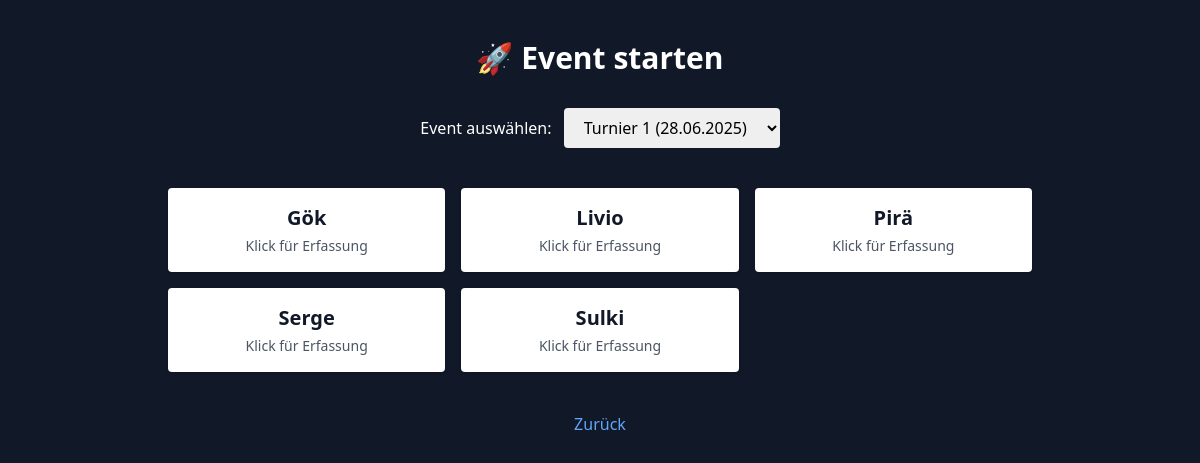
Screenshot of /event/start?event_id=1 with the database file from the repository.
### app/models.py (models this page shows)
class TeilnehmerEvent(db.Model):
    id = db.Column(db.Integer, primary_key=True)
    event_id = db.Column(db.Integer, db.ForeignKey('event.id'), nullable=False)
    teilnehmer_id = db.Column(db.Integer, db.ForeignKey('teilnehmer.id'), nullable=False)
    bezahlt_status = db.Column(db.String(20), default="offen", nullable=False)
    event = db.relationship("Event", backref="teilnehmerzuordnung")
    teilnehmer = db.relationship("Teilnehmer", backref="events")

class Teilnehmer(db.Model):
    id = db.Column(db.Integer, primary_key=True)
    name = db.Column(db.String(100), nullable=False)

### app/routes.py (the view)
@app.route("/event/start", methods=["GET", "POST"])
def event_start():
    events = Event.query.order_by(Event.datum.desc()).all()
    selected_event_id = request.args.get("event_id", type=int)
    teilnehmer_liste = []
    if selected_event_id:
        teilnehmer_liste = (
            db.session.query(TeilnehmerEvent)
            .filter_by(event_id=selected_event_id)
            .join(Teilnehmer)
            .order_by(Teilnehmer.name)
            .all()
        )
    return render_template(
        "event_start.html",
        events=events,
        selected_event_id=selected_event_id,
        teilnehmer_liste=teilnehmer_liste
    )

### app/templates/event_start.html (shortened to what this page needs)
<!DOCTYPE html>
<html lang="de">
<head>
    <script src="https://cdn.tailwindcss.com"></script>
</head>
<body class="bg-gray-900 text-white min-h-screen">
<div class="max-w-4xl mx-auto px-4 py-10">
    <h1 class="text-3xl font-bold text-center mb-8">🚀 Event starten</h1>
    <form method="get" action="{{ url_for('event_start') }}" class="mb-10 text-center">
        <label for="event_id" class="mr-2">Event auswählen:</label>
        <select name="event_id" id="event_id" onchange="this.form.submit()"
                class="px-4 py-2 rounded text-black">
            {% for e in events %}
                <option value="{{ e.id }}" {% if selected_event_id == e.id %}selected{% endif %}>
                    {{ e.name }} ({{ e.datum.strftime('%d.%m.%Y') }})
                </option>
            {% endfor %}
        </select>
    </form>
    {% if teilnehmer_liste %}
        <div class="grid grid-cols-1 sm:grid-cols-2 md:grid-cols-3 gap-4">
            {% for eintrag in teilnehmer_liste %}
                <a href="{{ url_for('verkauf', teilnehmer_event_id=eintrag.id) }}"
                   class="bg-white text-gray-900 p-4 rounded shadow hover:bg-blue-100 transition text-center">
                    <div class="text-xl font-semibold">{{ eintrag.teilnehmer.name }}</div>
                    <div class="text-sm text-gray-600 mt-1">Klick für Erfassung</div>
                </a>
            {% endfor %}
        </div>
    {% elif selected_event_id %}
        <p class="text-center text-gray-400">Keine Teilnehmer für dieses Event zugewiesen.</p>
    {% endif %}
    <div class="mt-10 text-center">
        <a href="{{ url_for('events_dashboard') }}" class="text-blue-400 hover:underline">Zurück</a>
    </div>
</div>
</body>
</html>

### rows the page displays
TeilnehmerEvent: teilnehmer.name "Gök"
TeilnehmerEvent: teilnehmer.name "Livio"
TeilnehmerEvent: teilnehmer.name "Pirä"
TeilnehmerEvent: teilnehmer.name "Serge"
TeilnehmerEvent: teilnehmer.name "Sulki"

### other values shown
form field event_id "Turnier 1 (28.06.2025)"
